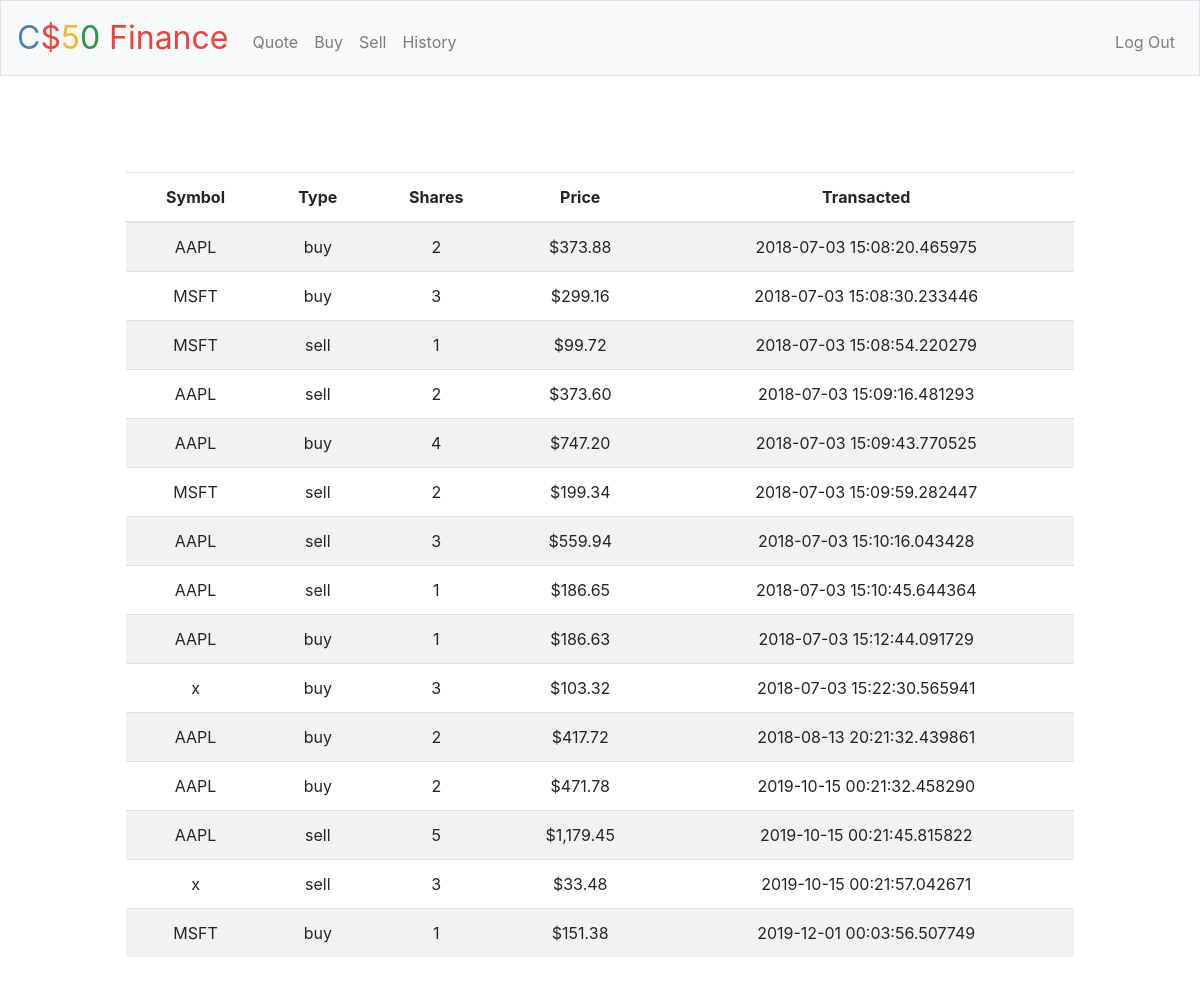
Screenshot of /history (signed in) with the database file from the repository.
### tables this page shows
CREATE TABLE 'purchases' ('stock' TEXT NOT NULL, 'shares' INTEGER NOT NULL, 'price' INTEGER NOT NULL, 'time' DATETIME NOT NULL, 'userID' INTEGER NOT NULL, 'ID'  INTEGER PRIMARY KEY NOT NULL  , 'type'  TEXT NOT NULL  );

### application.py (the view)
@app.route("/history")
@login_required
def history():
    selectedStocks= db.execute("SELECT * FROM purchases WHERE userID= :id", id =session["user_id"])
    if len(selectedStocks)>0:
        for i in range(len(selectedStocks)):
            selectedStocks[i]["price"]= usd(selectedStocks[i]["price"])
    """Show portfolio of stocks"""
    return render_template("history.html", stocks= selectedStocks)

### application.py (called while the page is built)
@app.after_request
def after_request(response):
    response.headers["Cache-Control"] = "no-cache, no-store, must-revalidate"
    response.headers["Expires"] = 0
    response.headers["Pragma"] = "no-cache"
    return response

### helpers.py (called while the page is built)
def login_required(f):
    @wraps(f)
    def decorated_function(*args, **kwargs):
        if session.get("user_id") is None:
            return redirect("/login")
        return f(*args, **kwargs)
    return decorated_function

def usd(value):
    return f"${value:,.2f}"

### templates/history.html (shortened to what this page needs)
{% extends "layout.html" %}
{% block main %}
   <main class="container p-5">
    <table class="table table-striped">
        <thead>
            <tr>
                <th>Symbol</th>
                <th>Type</th>
                <th>Shares</th>
                <th>Price</th>
                <th>Transacted</th>
            </tr>
        </thead>
        <tbody>
            {% for stock in stocks%}
                <tr>
                    <td>{{stock.stock}}</td>
                    <td>{{stock.type}}</td>
                    <td>{{stock.shares}}</td>
                    <td>{{stock.price}}</td>
                    <td>{{stock.time}}</td>
                </tr>
            {% endfor %}
        </tbody>
    </table>
{% endblock %}

### templates/layout.html (shortened to what this page needs)
<!DOCTYPE html>
<html lang="en">
    <head>
        <link href="https://maxcdn.bootstrapcdn.com/bootstrap/4.0.0-beta.2/css/bootstrap.min.css" rel="stylesheet"/>
        <link href="/static/styles.css" rel="stylesheet"/>
    </head>
    <body>
        <nav class="navbar navbar-expand-md navbar-light bg-light border">
            <a class="navbar-brand" href="/"><span class="blue">C</span><span class="red">$</span><span class="yellow">5</span><span class="green">0</span> <span class="red">Finance</span></a>
            <div class="collapse navbar-collapse" id="navbar">
                {% if session.user_id %}
                    <ul class="navbar-nav mr-auto mt-2">
                        <li class="nav-item"><a class="nav-link" href="/quote">Quote</a></li>
                        <li class="nav-item"><a class="nav-link" href="/buy">Buy</a></li>
                        <li class="nav-item"><a class="nav-link" href="/sell">Sell</a></li>
                        <li class="nav-item"><a class="nav-link" href="/history">History</a></li>
                    </ul>
                    <ul class="navbar-nav ml-auto mt-2">
                        <li class="nav-item"><a class="nav-link" href="/logout">Log Out</a></li>
                    </ul>
                {% else %}
                    <ul class="navbar-nav ml-auto mt-2">
                        <li class="nav-item"><a class="nav-link" href="/register">Register</a></li>
                        <li class="nav-item"><a class="nav-link" href="/login">Log In</a></li>
                    </ul>
                {% endif %}
            </div>
        </nav>
        <main class="container p-5">
            {% block main %}{% endblock %}
        </main>
    </body>
</html>

### static/styles.css (style rules this page uses)
nav .navbar-brand { font-size: xx-large; }
nav .navbar-brand .blue { color: #537fbe; }
nav .navbar-brand .red { color: #ea433b; }
nav .navbar-brand .yellow { color: #f5b82e; }
nav .navbar-brand .green { color: #2e944b; }
main { overflow-x: auto; text-align: center; }

### rows the page displays
purchases: stock "AAPL", type "buy", shares "2", price "$373.88", time "2018-07-03 15:08:20.465975"
purchases: stock "MSFT", type "buy", shares "3", price "$299.16", time "2018-07-03 15:08:30.233446"
purchases: stock "MSFT", type "sell", shares "1", price "$99.72", time "2018-07-03 15:08:54.220279"
purchases: stock "AAPL", type "sell", shares "2", price "$373.60", time "2018-07-03 15:09:16.481293"
purchases: stock "AAPL", type "buy", shares "4", price "$747.20", time "2018-07-03 15:09:43.770525"
purchases: stock "MSFT", type "sell", shares "2", price "$199.34", time "2018-07-03 15:09:59.282447"
purchases: stock "AAPL", type "sell", shares "3", price "$559.94", time "2018-07-03 15:10:16.043428"
purchases: stock "AAPL", type "sell", shares "1", price "$186.65", time "2018-07-03 15:10:45.644364"
purchases: stock "AAPL", type "buy", shares "1", price "$186.63", time "2018-07-03 15:12:44.091729"
purchases: stock "x", type "buy", shares "3", price "$103.32", time "2018-07-03 15:22:30.565941"
purchases: stock "AAPL", type "buy", shares "2", price "$417.72", time "2018-08-13 20:21:32.439861"
purchases: stock "AAPL", type "buy", shares "2", price "$471.78", time "2019-10-15 00:21:32.458290"
purchases: stock "AAPL", type "sell", shares "5", price "$1,179.45", time "2019-10-15 00:21:45.815822"
purchases: stock "x", type "sell", shares "3", price "$33.48", time "2019-10-15 00:21:57.042671"
purchases: stock "MSFT", type "buy", shares "1", price "$151.38", time "2019-12-01 00:03:56.507749"
